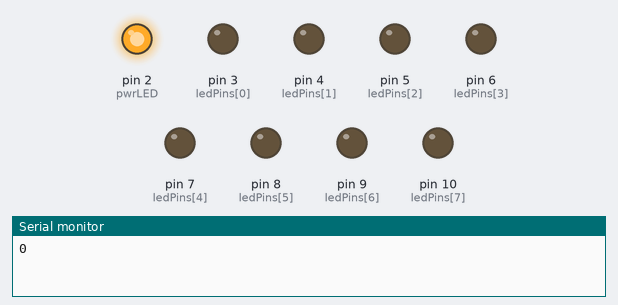
A sketch run on a simulated Arduino Uno, built with avr-gcc and run on an emulated ATmega328P. On the bench: output pins drawn as LEDs (lit = HIGH), the last lines printed to the serial monitor.

Above: at 0.1 s.
At 4.8 s:
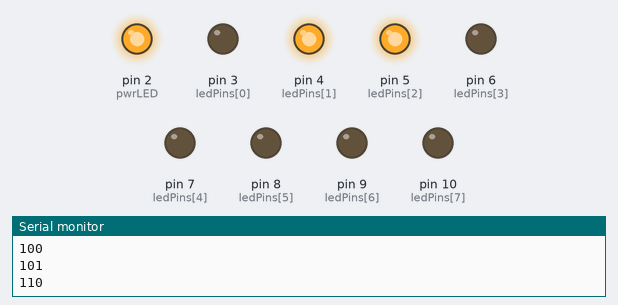
At 9.3 s:
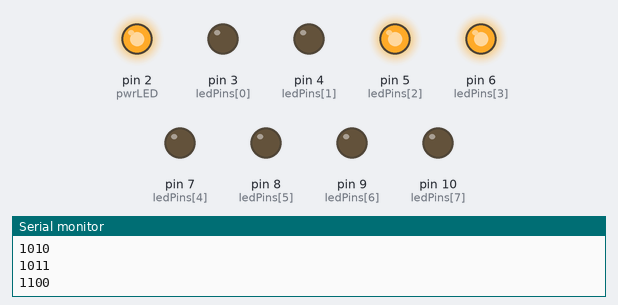
At 19.1 s:
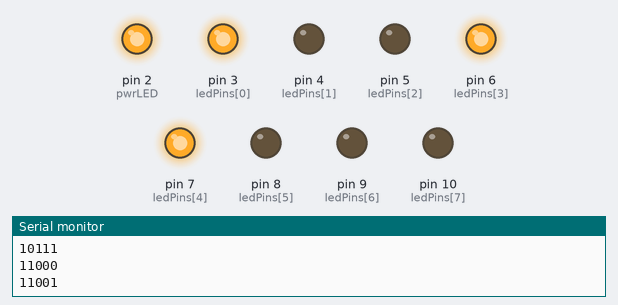
At 28.8 s:
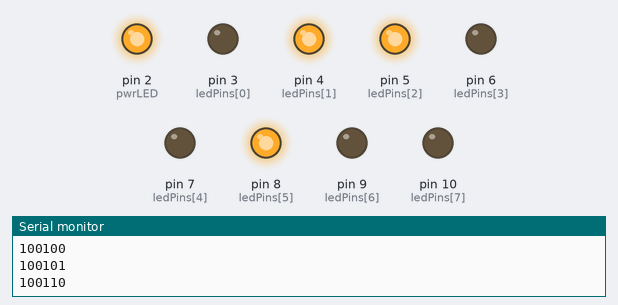
At 38.6 s:
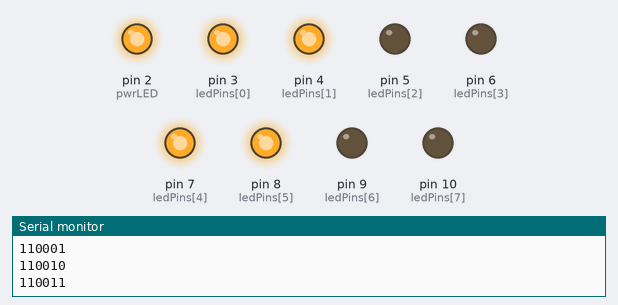
Timing chart, 0 to 40.0 s (numbered marks = the images above):
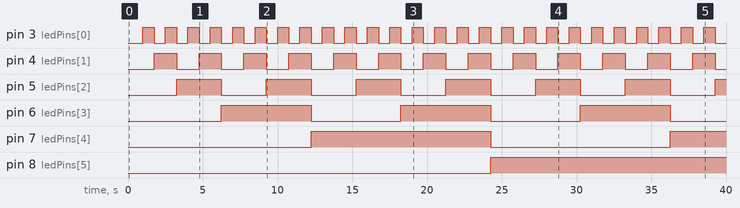

The sketch:

BinaryCounter.ino
```cpp
int pwrLED = 2;
int ledPins[] = {3, 4, 5, 6, 7, 8, 9, 10};

byte count;

void setup(void)
{
    Serial.begin(9600);
    pinMode(pwrLED, OUTPUT);
    digitalWrite(pwrLED, HIGH);
  for (byte i = 0; i < 8; i++) {
    pinMode(ledPins[i], OUTPUT);
  }
  count = 0;
}

void loop(void)
{
  Serial.println(count, BIN);
  delay(250);
  dispBinary(count++);
  delay(500);
}

void dispBinary(byte n)
{
  for (byte i = 0; i < 8; i++) {
    digitalWrite(ledPins[i], n & 1);
    n /= 2;
  }
}
```

Measured:
- by itself, pin 3 (ledPins[0]): alternates HIGH for 0.75 s and LOW for 0.75 s
- by itself, pin 4 (ledPins[1]): alternates HIGH for 1.5 s and LOW for 1.5 s
- by itself, pin 5 (ledPins[2]): alternates HIGH for 3.0 s and LOW for 3.0 s
- by itself, pin 6 (ledPins[3]): alternates HIGH for 6.0 s and LOW for 6.0 s
- by itself, pin 7 (ledPins[4]): LOW → HIGH at 12.3 s, → LOW 12.0 s later, → HIGH 12.0 s later
- by itself, pin 8 (ledPins[5]): LOW → HIGH at 24.3 s
